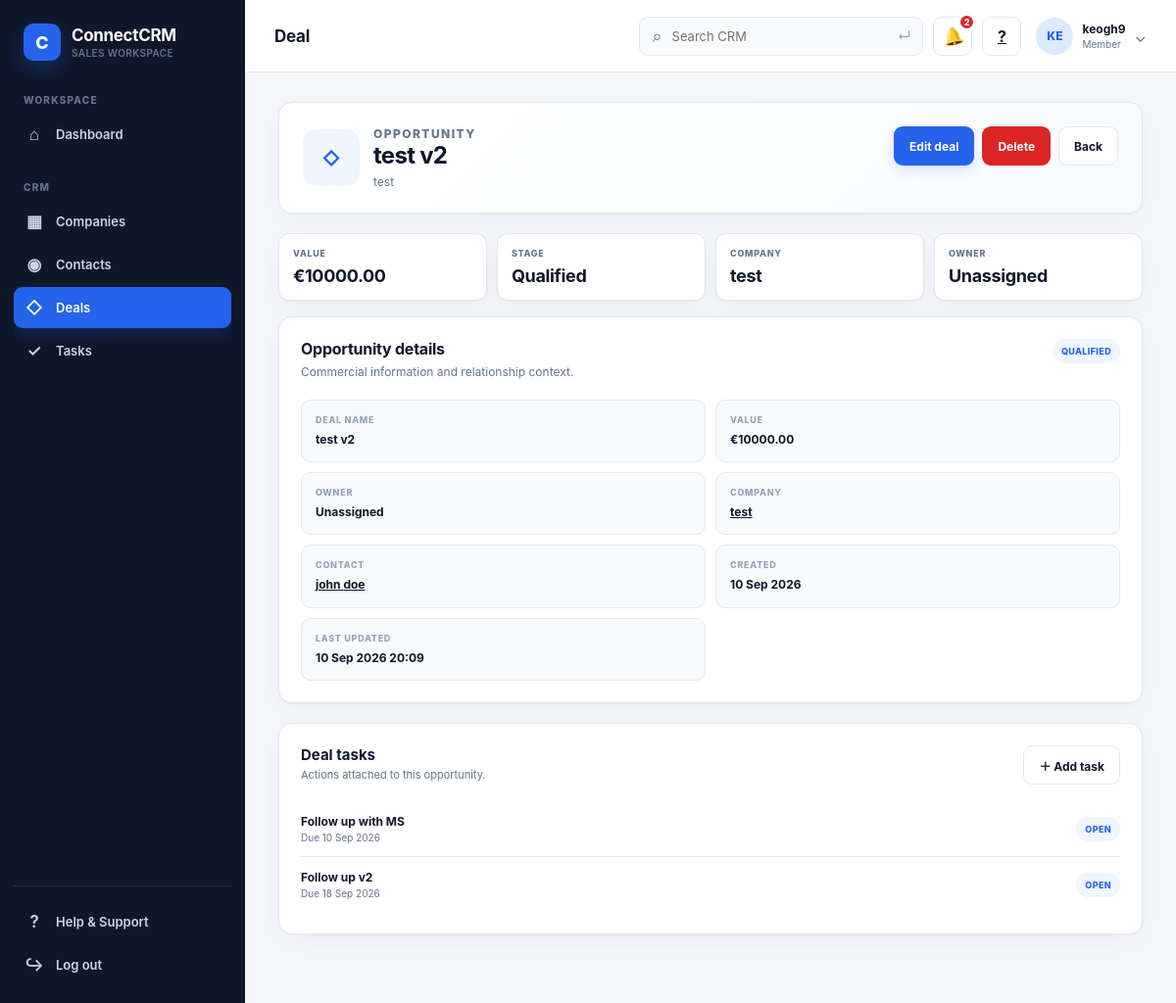
/crm/deals/2/ (signed in), run on the app's committed database.
### crm/models.py (models this page shows, shortened)
class Membership(models.Model):
    ADMIN = "admin"
    SALES = "sales"
    MEMBER = "member"
    ROLE_CHOICES = [
        (ADMIN, "Admin"),
        (SALES, "Sales"),
        (MEMBER, "Member"),
    ]
    user = models.ForeignKey(
        settings.AUTH_USER_MODEL,
        on_delete=models.CASCADE,
        related_name="memberships",
    )
    business = models.ForeignKey(
        Business,
        on_delete=models.CASCADE,
        related_name="memberships",
    )
    role = models.CharField(
        max_length=20,
        choices=ROLE_CHOICES,
        default=MEMBER,
    )
    class Meta:
        constraints = [
            models.UniqueConstraint(
                fields=["user", "business"],
                name="unique_user_business_membership",
            )
        ]

class Deal(models.Model):
    LEAD = "lead"
    QUALIFIED = "qualified"
    PROPOSAL = "proposal"
    NEGOTIATION = "negotiation"
    WON = "won"
    LOST = "lost"
    STAGE_CHOICES = [
        (LEAD, "Lead"),
        (QUALIFIED, "Qualified"),
        (PROPOSAL, "Proposal"),
        (NEGOTIATION, "Negotiation"),
        (WON, "Won"),
        (LOST, "Lost"),
    ]
    business = models.ForeignKey(
        Business,
        on_delete=models.CASCADE,
        related_name="deals",
    )
    owner = models.ForeignKey(
        settings.AUTH_USER_MODEL,
        on_delete=models.SET_NULL,
        null=True,
        blank=True,
        related_name="deals",
        help_text="The team member this deal belongs to.",
    )
    company = models.ForeignKey(
        Company,
        on_delete=models.SET_NULL,
        null=True,
        blank=True,
        related_name="deals",
    )
    contact = models.ForeignKey(
        Contact,
        on_delete=models.SET_NULL,
        null=True,
        blank=True,
        related_name="deals",
    )
    title = models.CharField(
        max_length=200,
    )
    value = models.DecimalField(
        max_digits=12,
        decimal_places=2,
        default=0,
    )
    stage = models.CharField(
        max_length=20,
        choices=STAGE_CHOICES,
        default=LEAD,
    )
    created_at = models.DateTimeField(
        auto_now_add=True,
    )
    updated_at = models.DateTimeField(
        auto_now=True,
    )
    class Meta:
        ordering = ["-updated_at"]
    @property
    def owner_display(self):
        if self.owner_id is None:
            return "Unassigned"
        return self.owner.get_full_name() or self.owner.username

class Company(models.Model):
    business = models.ForeignKey(
        Business,
        on_delete=models.CASCADE,
        related_name="companies",
    )
    name = models.CharField(
        max_length=200,
    )
    industry = models.CharField(
        max_length=100,
        blank=True,
    )
    phone = models.CharField(
        max_length=50,
        blank=True,
    )
    email = models.EmailField(
        blank=True,
    )
    website = models.URLField(
        blank=True,
    )
    created_at = models.DateTimeField(
        auto_now_add=True,
    )
    class Meta:
        ordering = ["name"]

class Contact(models.Model):
    business = models.ForeignKey(
        Business,
        on_delete=models.CASCADE,
        related_name="contacts",
    )
    company = models.ForeignKey(
        Company,
        on_delete=models.SET_NULL,
        null=True,
        blank=True,
        related_name="contacts",
    )
    first_name = models.CharField(
        max_length=100,
    )
    last_name = models.CharField(
        max_length=100,
    )
    job_title = models.CharField(
        max_length=150,
        blank=True,
    )
    email = models.EmailField(
        blank=True,
    )
    phone = models.CharField(
        max_length=50,
        blank=True,
    )
    created_at = models.DateTimeField(
        auto_now_add=True,
    )
    class Meta:
        ordering = ["last_name", "first_name"]

class Task(models.Model):
    business = models.ForeignKey(
        Business,
        on_delete=models.CASCADE,
        related_name="tasks",
    )
    company = models.ForeignKey(
        Company,
        on_delete=models.SET_NULL,
        null=True,
        blank=True,
        related_name="tasks",
    )
    contact = models.ForeignKey(
        Contact,
        on_delete=models.SET_NULL,
        null=True,
        blank=True,
        related_name="tasks",
    )
    deal = models.ForeignKey(
        Deal,
        on_delete=models.SET_NULL,
        null=True,
        blank=True,
        related_name="tasks",
    )
    title = models.CharField(
        max_length=200,
    )
    description = models.TextField(
        blank=True,
    )
    due_date = models.DateField(
        null=True,
        blank=True,
    )
    due_time = models.TimeField(
        null=True,
        blank=True,
    )
    completed = models.BooleanField(
        default=False,
    )
    created_at = models.DateTimeField(
        auto_now_add=True,
    )
    class Meta:
        ordering = ["due_date", "due_time", "-created_at"]

### crm/views.py (the view)
@login_required
def deal_detail(request, deal_id):
    membership = _get_membership(request)
    if membership is None:
        return redirect("core:dashboard")
    deals = _scope_deals_for_membership(
        Deal.objects.filter(
            business=membership.business
        ),
        membership,
    )
    deal = get_object_or_404(
        deals.select_related(
            "company",
            "contact",
            "owner",
        ),
        id=deal_id,
    )
    tasks = Task.objects.filter(
        deal=deal,
        business=membership.business,
    ).select_related(
        "company",
        "contact",
    )
    return render(
        request,
        "crm/deal_detail.html",
        {
            "deal": deal,
            "tasks": tasks,
        },
    )

### crm/tenancy.py (called while the page is built, shortened)
def get_business_and_membership(request):
    tenant = getattr(request, "business", None)
    membership = (
        Membership.objects.filter(user=request.user)
        .select_related("business")
        .first()
    )
    return membership, False

def scope_deals_for_membership(queryset, membership):
    if membership.role == Membership.ADMIN:
        return queryset
    return queryset.filter(Q(owner=membership.user) | Q(owner__isnull=True))

### crm/views.py (called while the page is built)
def _scope_deals_for_membership(queryset, membership):
    return scope_deals_for_membership(queryset, membership)

def _get_membership(request):
    membership, tenant_locked = get_business_and_membership(request)
    if membership is None and tenant_locked:
        messages.error(request, "You don't have access to this workspace.")
    return membership

### templates/crm/deal_detail.html (shortened to what this page needs)
{% extends "base.html" %}
{% block page_heading %}<h1>Deal</h1>{% endblock %}
{% block content %}
<div class="detail-hero"><div class="detail-identity"><div class="detail-avatar">◇</div><div><p class="page-eyebrow">OPPORTUNITY</p><h1>{{ deal.title }}</h1><p>{% if deal.company %}{{ deal.company.name }}{% else %}Unassigned account{% endif %}</p></div></div><div class="detail-actions"><a href="{% url 'crm:deal_edit' deal.id %}" class="btn btn-primary">Edit deal</a><a href="{% url 'crm:deal_delete' deal.id %}" class="btn btn-danger">Delete</a><a href="{% url 'crm:deal_list' %}" class="btn btn-secondary">Back</a></div></div>
<div class="pipeline-summary"><div class="summary-card"><span>Value</span><strong>€{{ deal.value|floatformat:2 }}</strong></div><div class="summary-card"><span>Stage</span><strong>{{ deal.get_stage_display }}</strong></div><div class="summary-card"><span>Company</span><strong>{{ deal.company.name|default:"—" }}</strong></div><div class="summary-card"><span>Owner</span><strong>{{ deal.owner_display }}</strong></div></div>
<div class="content-card"><div class="card-header"><div><h2>Opportunity details</h2><p>Commercial information and relationship context.</p></div><span class="badge {% if deal.stage == 'won' %}badge-green{% elif deal.stage == 'lost' %}badge-red{% elif deal.stage == 'negotiation' %}badge-amber{% else %}badge-blue{% endif %}">{{ deal.get_stage_display }}</span></div><div class="detail-grid"><div class="detail-box"><span>Deal name</span><strong>{{ deal.title }}</strong></div><div class="detail-box"><span>Value</span><strong>€{{ deal.value|floatformat:2 }}</strong></div><div class="detail-box"><span>Owner</span><strong>{{ deal.owner_display }}</strong></div><div class="detail-box"><span>Company</span><strong>{% if deal.company %}<a href="{% url 'crm:company_detail' deal.company.id %}">{{ deal.company.name }}</a>{% else %}Not assigned{% endif %}</strong></div><div class="detail-box"><span>Contact</span><strong>{% if deal.contact %}<a href="{% url 'crm:contact_detail' deal.contact.id %}">{{ deal.contact.first_name }} {{ deal.contact.last_name }}</a>{% else %}Not assigned{% endif %}</strong></div><div class="detail-box"><span>Created</span><strong>{{ deal.created_at|date:"d M Y" }}</strong></div><div class="detail-box"><span>Last updated</span><strong>{{ deal.updated_at|date:"d M Y H:i" }}</strong></div></div></div>
<div class="content-card"><div class="section-header"><div><h3>Deal tasks</h3><p>Actions attached to this opportunity.</p></div><a href="{% url 'crm:task_create' %}" class="btn btn-secondary">＋ Add task</a></div>{% for task in tasks %}<a class="related-item" href="{% url 'crm:task_detail' task.id %}"><span><strong class="row-title">{{ task.title }}</strong><small class="row-subtitle">{% if task.due_date %}Due {{ task.due_date|date:"d M Y" }}{% else %}No due date{% endif %}</small></span><span class="badge {% if task.completed %}badge-green{% else %}badge-blue{% endif %}">{% if task.completed %}Completed{% else %}Open{% endif %}</span></a>{% empty %}<div class="empty-state"><h3>No tasks attached</h3><p>Add the next action for this opportunity.</p></div>{% endfor %}</div>
{% endblock %}

### templates/base.html (shortened to what this page needs)
{% load static %}
<!DOCTYPE html>
<html lang="en">
<head>
    <link rel="stylesheet" href="{% static 'css/style.css' %}">
</head>
<body>
{% block auth_content %}
<div class="app-shell">
    <aside class="sidebar" data-sidebar>
        <div class="sidebar-brand">
            <a href="{% url 'core:dashboard' %}" class="brand-link">
                <span class="brand-icon">C</span>
                <span class="brand-copy">
                    <strong>ConnectCRM</strong>
                    <small>Sales workspace</small>
                </span>
            </a>
        </div>
        <nav class="sidebar-nav" aria-label="Main navigation">
            <p class="nav-label">WORKSPACE</p>
            <a href="{% url 'core:dashboard' %}" class="nav-link{% if request.resolver_match.url_name == 'dashboard' %} active{% endif %}">
                <span class="nav-icon">⌂</span><span>Dashboard</span>
            </a>
            <p class="nav-label nav-label-spaced">CRM</p>
            <a href="{% url 'crm:company_list' %}" class="nav-link{% if 'company' in request.resolver_match.url_name %} active{% endif %}">
                <span class="nav-icon">▦</span><span>Companies</span>
            </a>
            <a href="{% url 'crm:contact_list' %}" class="nav-link{% if 'contact' in request.resolver_match.url_name %} active{% endif %}">
                <span class="nav-icon">◉</span><span>Contacts</span>
            </a>
            <a href="{% url 'crm:deal_list' %}" class="nav-link{% if 'deal' in request.resolver_match.url_name %} active{% endif %}">
                <span class="nav-icon">◇</span><span>Deals</span>
            </a>
            <a href="{% url 'crm:task_list' %}" class="nav-link{% if 'task' in request.resolver_match.url_name %} active{% endif %}">
                <span class="nav-icon">✓</span><span>Tasks</span>
            </a>
        </nav>
        <div class="sidebar-footer">
            <a href="{% url 'core:help' %}" class="nav-link{% if request.resolver_match.url_name == 'help' %} active{% endif %}">
                <span class="nav-icon">?</span><span>Help & Support</span>
            </a>
            <form method="post" action="{% url 'accounts:logout' %}">
                <button type="submit" class="nav-link nav-button">
                    <span class="nav-icon">↪</span><span>Log out</span>
                </button>
            </form>
        </div>
    </aside>
    <main class="main-content">
        <header class="topbar">
            <div class="topbar-left">
                <div class="topbar-title">{% block page_heading %}<h1>Workspace</h1>{% endblock %}</div>
            </div>
            <div class="topbar-right">
                <div class="global-search" data-search data-suggestions-url="{% url 'crm:search_suggestions' %}">
                    <form method="get" action="{% url 'crm:search' %}" class="search-form" role="search">
                        <span class="search-icon" aria-hidden="true">⌕</span>
                        <input type="search" name="q" value="{{ request.GET.q|default:'' }}" placeholder="Search CRM" autocomplete="off" aria-label="Search CRM" data-search-input>
                        <button type="submit" class="search-submit" aria-label="Search">↵</button>
                    </form>
                </div>
                <div class="header-popover-wrap">
                    <button type="button" class="header-icon-button{% if header_notification_count %} has-notifications{% endif %}" data-notification-toggle aria-expanded="false" aria-label="Notifications">
                        <span class="bell-icon">🔔</span>
                        {% if header_notification_count %}<span class="notification-dot">{{ header_notification_count }}</span>{% endif %}
                    </button>
                </div>
                <a href="{% url 'core:help' %}" class="header-icon-button" aria-label="Help">?</a>
                <div class="header-popover-wrap user-menu-wrap">
                    <button type="button" class="user-menu-trigger" data-user-toggle aria-expanded="false">
                        <span class="user-avatar">{{ request.user.username|slice:":2"|upper }}</span>
                        <span class="user-menu-text"><strong>{{ request.user.username }}</strong><small>{{ header_membership.get_role_display|default:"Member" }}</small></span>
                        <span class="chevron">⌄</span>
                    </button>
                </div>
            </div>
        </header>
        <section class="page-content">
            {% block content %}{% endblock %}
        </section>
    </main>
</div>
{% endblock auth_content %}
</body>
</html>

### data on the page
Membership: role "Member"
Deal: title "test v2", company.name "test", value "10000.00", stage "Qualified", owner_display "Unassigned", stage "QUALIFIED", contact.first_name "john", contact.last_name "doe", created_at "10 Sep 2026", updated_at "10 Sep 2026 20:09"
Task: title "Follow up with MS", due_date "10 Sep 2026", completed "OPEN"
Task: title "Follow up v2", due_date "18 Sep 2026", completed "OPEN"

### other printed values
{{ header_notification_count }} "2"
{{ request.user.username|slice:":2"|upper }} "KE"
{{ request.user.username }} "keogh9"
